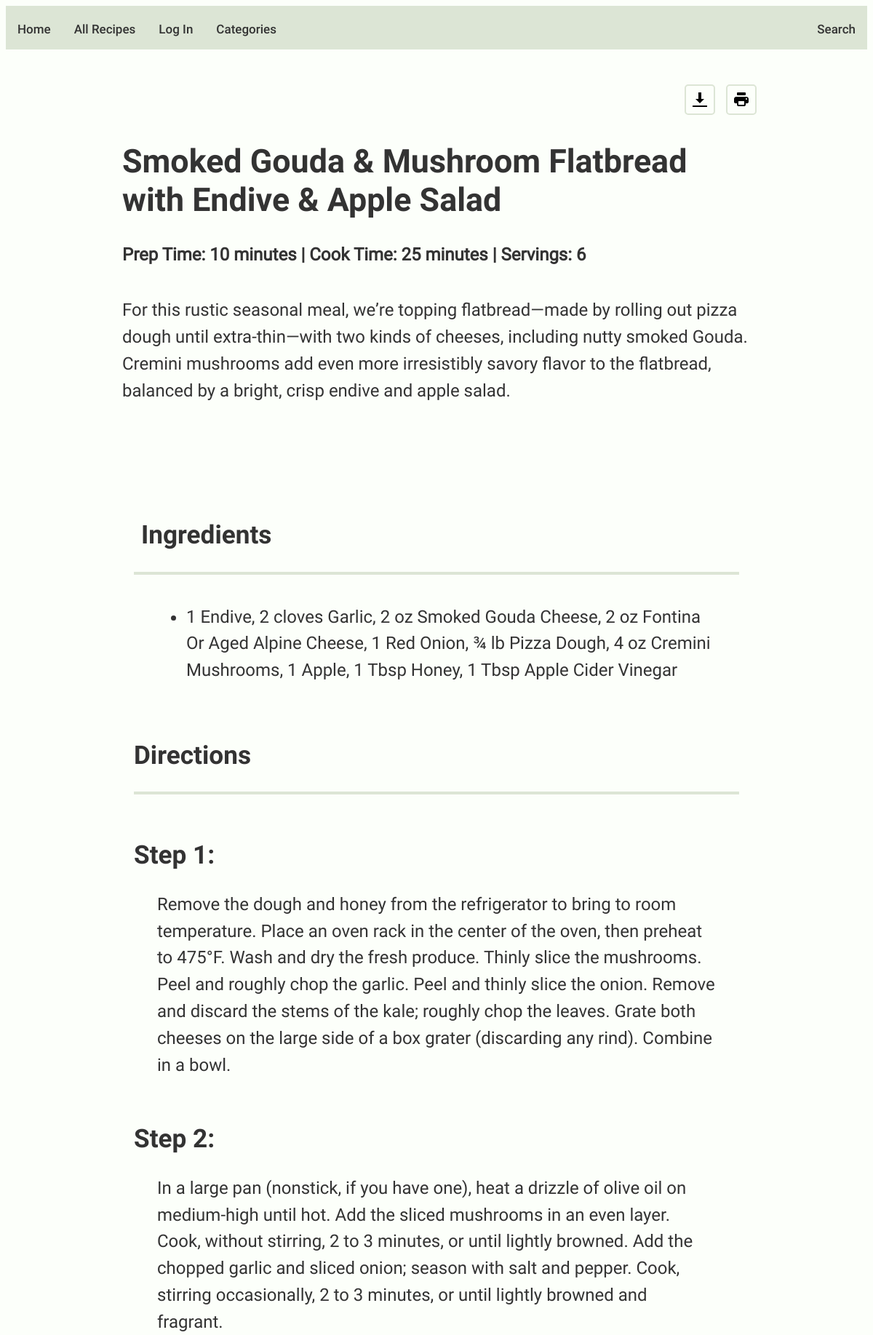
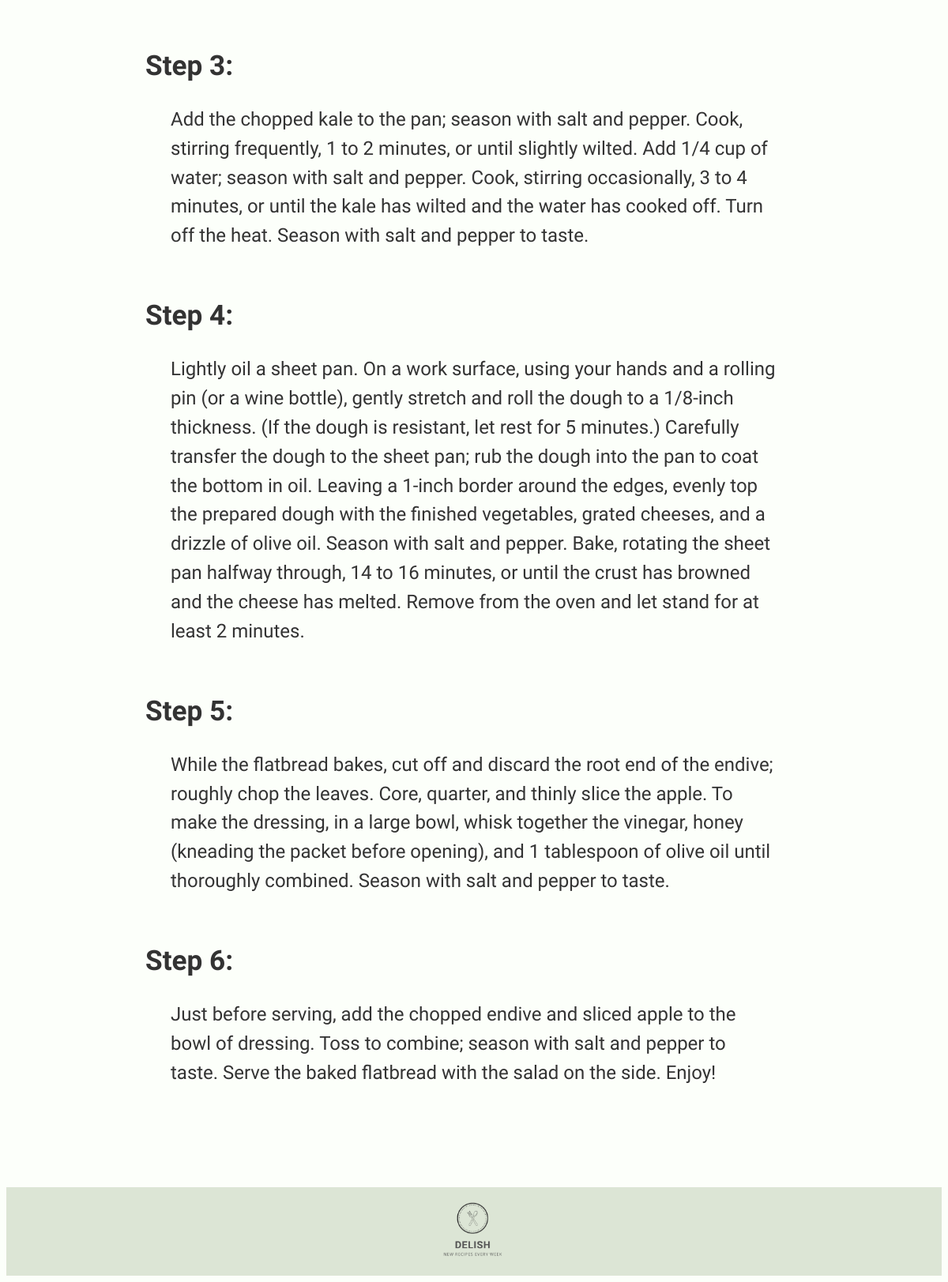
The app's page /view_recipe_page.php?id=65 with its own data (2 pictures, top to bottom).
### tables this page shows
CREATE TABLE `add_recipes` (
  `id` int(11) NOT NULL,
  `title` varchar(250) NOT NULL,
  `prep_time` varchar(250) NOT NULL,
  `cook_time` varchar(250) NOT NULL,
  `servings` varchar(250) NOT NULL,
  `description` longtext NOT NULL,
  `ingredients` longtext NOT NULL,
  `step_1` longtext NOT NULL,
  `step_2` longtext NOT NULL,
  `step_3` longtext NOT NULL,
  `step_4` longtext NOT NULL,
  `step_5` longtext NOT NULL,
  `step_6` longtext NOT NULL,
  `file_id` int(11) NOT NULL
);

### view_recipe_page.php (the view, shortened to what this page needs)
<?php require_once __DIR__  . '/_global/header.php';?>
<?php
if (isset($_GET['id'])) {
    $recipe_id = $_GET['id'];
    $query = 'SELECT recipe.id, recipe.title, recipe.description, recipe.servings, file.file_path, recipe.prep_time, recipe.cook_time, recipe.servings, recipe.ingredients, recipe.step_1, recipe.step_2, recipe.step_3, recipe.step_4, recipe.step_5, recipe.step_6 ';
    $query .= 'FROM add_recipes AS recipe ';
    $query .= 'INNER JOIN files AS file ';
    $query .= 'ON recipe.file_id = file.id ';
    $query .= 'WHERE recipe.id = ' . $recipe_id;
    $db_results = mysqli_query($db_connection, $query);
    if ($db_results && $db_results->num_rows > 0) {
        $recipe = mysqli_fetch_assoc($db_results);
    } else {
        redirectTo('/admin/recipes?error=' . mysqli_error($db_connection));
    }
} else {
    redirectTo('/admin/recipes');
}
?>
<div class="recipe-container">
<div class="recipe_header">
    <div class="recipeicons">
    <img src="dist/images/downloadicon.png" alt="download">
    <img src="dist/images/printicon.png" alt="print">
    </div>
    <h1><?php echo $recipe['title']; ?></h1>
    <b><p>Prep Time: <?php echo $recipe['prep_time'];?> | Cook Time: <?php echo $recipe['cook_time'];?> | Servings: <?php echo $recipe['servings'];?></p></b>
    <p><?php echo $recipe['description']; ?></p>
</div>
<div class="text-container">
<div class="ingredients">
    <h2>Ingredients</h2>
    <hr>
<div class="ingredientlist">
<ul><li><?php echo $recipe['ingredients']; ?></li></ul>
</div>
</div>
<div class="directions">
    <h2>Directions</h2>
    <hr>
    <h2>Step 1: </h2><p><?php echo $recipe['step_1'];?></p>
    <h2>Step 2: </h2><p><?php echo $recipe['step_2'];?></p>
    <h2>Step 3: </h2><p><?php echo $recipe['step_3'];?></p>
    <h2>Step 4: </h2><p><?php echo $recipe['step_4'];?></p>
    <h2>Step 5: </h2><p><?php echo $recipe['step_5'];?></p>
    <h2>Step 6: </h2><p><?php echo $recipe['step_6'];?></p>
    <br>
    <br>
    <br>
</div>
</div>
</div>
<div class="footer">
    <a href="<?php siteUrl('/home.php'); ?>"><img src="dist/images/foodie.png" alt="banner"></a>
</div>
</body>
<html>

### _global/header.php (shortened to what this page needs)
<?php
require_once __DIR__ . '/../_includes/helper.php';
?>
<!DOCTYPE html>
<html lang="en">
    <head>
        <link rel="stylesheet" href="<?php echo $app['url'] . '/dist/styles/index.css';?>">
        <link rel="stylesheet" href="https://cdnjs.cloudflare.com/ajax/libs/font-awesome/4.7.0/css/font-awesome.min.css">
    </head>
    <body>
        <header>
            <div class="topnav">
                <a href="<?php siteUrl('/home.php'); ?>">Home</a>
                <a href="<?php siteUrl('/recipes_page.php'); ?>">All Recipes</a>
                <a href="<?php siteUrl('/auth/login.php'); ?>">Log In</a>
                <a href="<?php siteUrl('/categories.php'); ?>">Categories</a>
                <div class="search-container">
                <a href="<?php siteUrl('/search.php'); ?>">Search</a>
                </div>
              </div>
        </header>

### _includes/helper.php (shortened to what this page needs)
<?php
function siteUrl($path = '', $echo = true)
{
    global $app;
    $url = $app['url'];
    if ($echo = true) {
        echo $url . $path;
    }
    else {
        return $url . $path;
    }
}

### records on screen
add_recipes: title "Smoked Gouda & Mushroom Flatbread with Endive & Apple Salad", prep_time "10 minutes", cook_time "25 minutes", servings "6", description "For this rustic seasonal meal, weʼre topping flatbread—made by rolling out pizza dough until extra-thin—with two kinds of cheeses, including nutty smoked Gouda. Cremini mushrooms add even more irresistibly savory flavor to the flatbread, balanced by a bright, crisp endive and apple salad.", ingredients "1 Endive, 2 cloves Garlic, 2 oz Smoked Gouda Cheese, 2 oz Fontina Or Aged Alpine Cheese, 1 Red Onion, ¾ lb Pizza Dough, 4 oz Cremini Mushrooms, 1 Apple, 1 Tbsp Honey, 1 Tbsp Apple Cider Vinegar", step_1 "Remove the dough and honey from the refrigerator to bring to room temperature. Place an oven rack in the center of the oven, then preheat to 475°F. Wash and dry the fresh produce. Thinly slice the mushrooms. Peel and roughly chop the garlic. Peel and thinly slice the onion. Remove and discard the stems of the kale; roughly chop the leaves. Grate both cheeses on the large side of a box grater (discarding any rind). Combine in a bowl.", step_2 "In a large pan (nonstick, if you have one), heat a drizzle of olive oil on medium-high until hot. Add the sliced mushrooms in an even layer. Cook, without stirring, 2 to 3 minutes, or until lightly browned. Add the chopped garlic and sliced onion; season with salt and pepper. Cook, stirring occasionally, 2 to 3 minutes, or until lightly browned and fragrant.", step_3 "Add the chopped kale to the pan; season with salt and pepper. Cook, stirring frequently, 1 to 2 minutes, or until slightly wilted. Add 1/4 cup of water; season with salt and pepper. Cook, stirring occasionally, 3 to 4 minutes, or until the kale has wilted and the water has cooked off. Turn off the heat. Season with salt and pepper to taste.", step_4 "Lightly oil a sheet pan. On a work surface, using your hands and a rolling pin (or a wine bottle), gently stretch and roll the dough to a 1/8-inch thickness. (If the dough is resistant, let rest for 5 minutes.) Carefully transfer the dough to the sheet pan; rub the dough into the pan to coat the bottom in oil. Leaving a 1-inch border around the edges, evenly top the prepared dough with the finished vegetables, grated cheeses, and a drizzle of olive oil. Season with salt and pepper. Bake, rotating the sheet pan halfway through, 14 to 16 minutes, or until the crust has browned and the cheese has melted. Remove from the oven and let stand for at least 2 minutes.", step_5 "While the flatbread bakes, cut off and discard the root end of the endive; roughly chop the leaves. Core, quarter, and thinly slice the apple. To make the dressing, in a large bowl, whisk together the vinegar, honey (kneading the packet before opening), and 1 tablespoon of olive oil until thoroughly combined. Season with salt and pepper to taste.", step_6 "Just before serving, add the chopped endive and sliced apple to the bowl of dressing. Toss to combine; season with salt and pepper to taste. Serve the baked flatbread with the salad on the side. Enjoy!"
